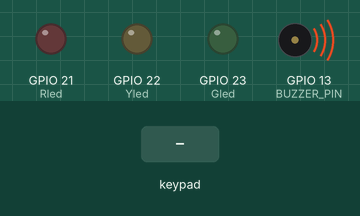
Simulated run of this sketch. Board: ESP32. On the bench: output pins drawn as LEDs (lit = HIGH), buzzer (waves = sounding, pin HIGH). The inputs (shaded band) are chosen by the test bench. WiFi joins after 1.5 s; servers stay silent unless stated; random numbers use the default seed unless the sketch sets one; no MQTT or app messages arrive unless stated; not simulated (calls return 0 or success): secrets.h; names the files do not define were given values by the test bench: MQTT_PORT = 1883; what the sketch prints to the serial monitor is not drawn.

Above: at 2.7 s.
2.8 s: key '*' pressed
5.8 s: keypad keys 1 2 3 C pressed 0.4 s apart
At 7.5 s:
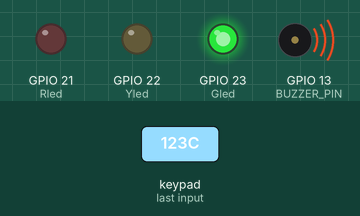
10.4 s: key '#' pressed
At 10.9 s:
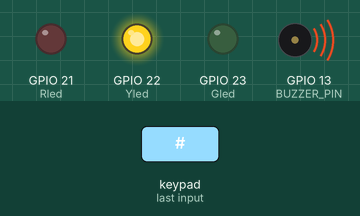
11.9 s: keypad keys 1 2 3 C A pressed 0.4 s apart
15.4 s: key 'B' pressed
16.9 s: keypad keys 1 2 3 C # pressed 0.4 s apart
Timing chart, 0 to 19.9 s (numbered marks = the images above; inputs shaded):
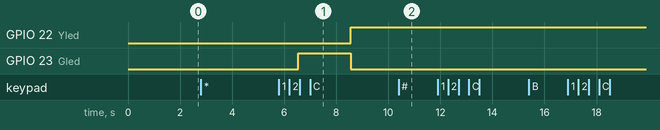

Measured:
- after the input at 2.8 s, every drawn part: stays the same
- after the input at 10.4 s, every drawn part: stays the same
- after the input at 11.9 s, every drawn part: stays the same
- after the input at 15.4 s, every drawn part: stays the same
- after the input at 16.9 s, every drawn part: stays the same

The sketch:

EdgeAITest.ino
```cpp
#include <WiFi.h>
#include <PubSubClient.h>
#include <ArduinoJson.h>
#include <Keypad.h>
#include "secrets.h"

// --- Network Configuration ---
const char* ssid = WIFI_SSID;
const char* password = WIFI_PASSWORD;
const char* mqtt_server = MQTT_SERVER;
const int mqtt_port = MQTT_PORT;

const char* topic_publish = "industrial/machine/telemetry";
const char* topic_subscribe = "industrial/machine/control";

// --- Hardware Pin Assignments ---
#define BUZZER_PIN 13
#define Rled 21
#define Yled 22
#define Gled 23

// --- Keypad Configuration Layout ---
const byte ROWS = 4;
const byte COLS = 4;
char keys[ROWS][COLS] = {
  {'1','4','7','*'},
  {'2','5','8','0'},
  {'3','6','9','#'},
  {'A','B','C','D'}
};
byte rowPins[ROWS] = {17, 5, 18, 19};
byte colPins[COLS] = {15, 2, 4, 16};

Keypad keypad = Keypad(makeKeymap(keys), rowPins, colPins, ROWS, COLS);

// --- State Variables ---
enum SystemState { STATE_NORMAL, STATE_WARNING, STATE_ABNORMAL, STATE_MAINTENANCE };
SystemState currentSystemState = STATE_ABNORMAL;

// --- Testing Control & Timing Variable Blocks ---
unsigned long lastStateChange = 0;
unsigned long stateDuration = 5000; // Starts at 5s for the initial Red state
int automatedTestStep = 0;          // 0 = RED (ABNORMAL), 1 = GREEN (NORMAL), 2 = YELLOW (WARNING)
String lastPrintedState = "";

const String PASS_MAINTENANCE = "123C";
const String PASS_FIXED       = "789D";
String inputPassword = "";
bool overrideActive = false;
bool currentPythonAlarmState = false;

WiFiClient espClient;
PubSubClient client(espClient);

void setupWiFi() {
  delay(10);
  Serial.println("\n--- Connecting to Wi-Fi ---");
  WiFi.begin(ssid, password);
  while (WiFi.status() != WL_CONNECTED) { delay(500); Serial.print("."); }
  Serial.println("\n✅ Wi-Fi Connected!");
}

// MQTT Callback (Silent Background Actions - Zero console spam!)
void callback(char* topic, byte* payload, unsigned int length) {
  StaticJsonDocument<256> doc;
  deserializeJson(doc, payload, length);

  if (doc.containsKey("alarm")) {
    currentPythonAlarmState = doc["alarm"];

    if (!currentPythonAlarmState) {
      overrideActive = false;
    }

    if (currentSystemState == STATE_MAINTENANCE) {
      digitalWrite(BUZZER_PIN, HIGH);  // Active-Low OFF
      digitalWrite(Rled, LOW);
      digitalWrite(Gled, LOW);
      digitalWrite(Yled, HIGH);        // Solid Yellow for Maintenance
    }
    else if (currentSystemState == STATE_ABNORMAL && currentPythonAlarmState && !overrideActive) {
      digitalWrite(BUZZER_PIN, LOW);   // Active-Low ON (Buzz only in Red + Person present)
    }
    else {
      digitalWrite(BUZZER_PIN, HIGH);  // Active-Low OFF
    }
  }
}

void reconnectMQTT() {
  while (!client.connected()) {
    Serial.print("Connecting to Mosquitto Broker...");
    String clientId = "ESP32TesterNode-" + String(random(0xffff), HEX);
    if (client.connect(clientId.c_str())) {
      Serial.println("connected");
      client.subscribe(topic_subscribe);
    } else {
      delay(5000);
    }
  }
}

void setup() {
  Serial.begin(115200);

  pinMode(Rled, OUTPUT);
  pinMode(Yled, OUTPUT);
  pinMode(Gled, OUTPUT);
  pinMode(BUZZER_PIN, OUTPUT);

  digitalWrite(BUZZER_PIN, HIGH); // Start off
  setupWiFi();
  client.setServer(mqtt_server, mqtt_port);
  client.setCallback(callback);

  lastStateChange = millis();
  Serial.println("\n🚀 COMBINED TIMING & KEYPAD TEST RUNNING.");
}

void loop() {
  if (WiFi.status() != WL_CONNECTED) { setupWiFi(); }
  if (!client.connected()) { reconnectMQTT(); }
  client.loop();

  unsigned long currentMillis = millis();

  // 1. REAL-TIME KEYPAD INTERCEPT BLOCK (Takes priority over timers)
  char key = keypad.getKey();
  if (key) {
    if (key == '#') {
      Serial.print("\nChecking Password Entered: [ ");
      Serial.print(inputPassword);
      Serial.println(" ]");

      if (inputPassword == PASS_MAINTENANCE) {
        currentSystemState = STATE_MAINTENANCE;
        overrideActive = true;
        digitalWrite(BUZZER_PIN, HIGH); // Shut up buzzer instantly
        digitalWrite(Rled, LOW);   digitalWrite(Gled, LOW);   digitalWrite(Yled, HIGH);
        Serial.println("🔒 [STATE: MAINTENANCE] Access Granted. Automated cycling PAUSED.");
      }
      else if (inputPassword == PASS_FIXED) {
        if (currentSystemState == STATE_MAINTENANCE) {
          // Exit maintenance and throw straight back into the automated cycling routine
          currentSystemState = STATE_NORMAL;
          automatedTestStep =  1; // Set to Green Safe step
          overrideActive =     true;
          lastStateChange =    currentMillis;
          stateDuration =      2000; // 2 seconds for green
          digitalWrite(Yled, LOW);   digitalWrite(Gled, HIGH);  digitalWrite(Rled, LOW);
          Serial.println("🔄 [STATE: RESET] Maintenance Complete. Resuming automated state loops...");
        }
      } else {
        Serial.println("❌ [INVALID ACCESS] Wrong code combination.");
      }
      inputPassword = "";
    }
    else if (key == '*') {
      inputPassword = "";
      Serial.println("\n❌ Entry Buffer Cleared.");
    }
    else {
      inputPassword += key;
      Serial.print(key); // Prints keys inline cleanly as you press them
    }
  }

  // 2. AUTOMATED STATE CYCLE GENERATOR (Bypassed if user enters Maintenance Mode)
  if (currentSystemState != STATE_MAINTENANCE) {
    if (currentMillis - lastStateChange >= stateDuration) {
      lastStateChange = currentMillis;
      automatedTestStep = (automatedTestStep + 1) % 3; // Smooth transition sequence: 0 -> 1 -> 2 -> 0

      String telemetryState = "NORMAL";

      if (automatedTestStep == 0) {
        // DANGER / ABNORMAL STATE (Runs for 5 seconds)
        currentSystemState = STATE_ABNORMAL;
        stateDuration = 5000;
        telemetryState = "ABNORMAL";

        if (!overrideActive) {
          digitalWrite(Rled, HIGH); digitalWrite(Yled, LOW); digitalWrite(Gled, LOW);
        }
        Serial.println("\n🔴 [AUTOMATED STATE: RED DANGER] Duration: 5s. Buzzer ARMED.");
      }
      else if (automatedTestStep == 1) {
        // SAFE STATE (Runs for 2 seconds)
        currentSystemState = STATE_NORMAL;
        stateDuration = 2000;
        telemetryState = "NORMAL";
        digitalWrite(BUZZER_PIN, HIGH); // Force clear buzzer immediately

        if (!overrideActive) {
          digitalWrite(Rled, LOW); digitalWrite(Yled, LOW); digitalWrite(Gled, HIGH);
        }
        Serial.println("\n... 🟢 [AUTOMATED STATE: GREEN SAFE] Duration: 2s. Buzzer Muted.");
      }
      else if (automatedTestStep == 2) {
        // WARNING STATE (Runs for 2 seconds)
        currentSystemState = STATE_WARNING;
        stateDuration = 2000;
        telemetryState = "WARNING";
        digitalWrite(BUZZER_PIN, HIGH); // Force clear buzzer immediately

        if (!overrideActive) {
          digitalWrite(Rled, LOW); digitalWrite(Yled, HIGH); digitalWrite(Gled, LOW);
        }
        Serial.println("\n... 🟡 [AUTOMATED STATE: YELLOW WARNING] Duration: 2s. Buzzer Muted.");
      }

      // Network Transmission Block: Updates your Python WebCam GUI instantly every time the state changes
      StaticJsonDocument<200> doc;
      doc["state"] = telemetryState;
      doc["vibration"] = (automatedTestStep == 0) ? 999 : 20;
      doc["sound"] = (automatedTestStep == 0) ? 999 : 5;
      char jsonBuffer[256];
      serializeJson(doc, jsonBuffer);
      client.publish(topic_publish, jsonBuffer);
    }
  }

  delay(50); // High scanning speed for lightning-fast keypad tracking
}
```
